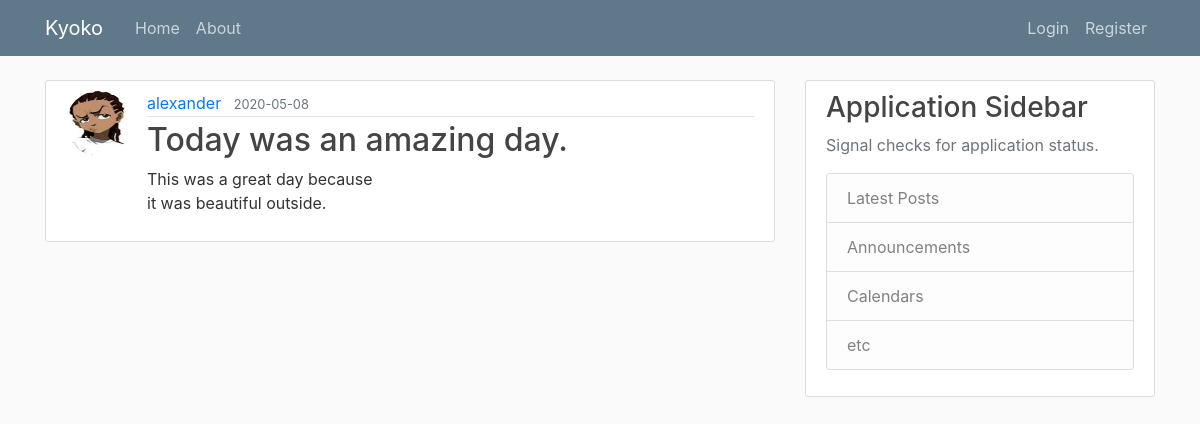
Page /home on the earlier database version.
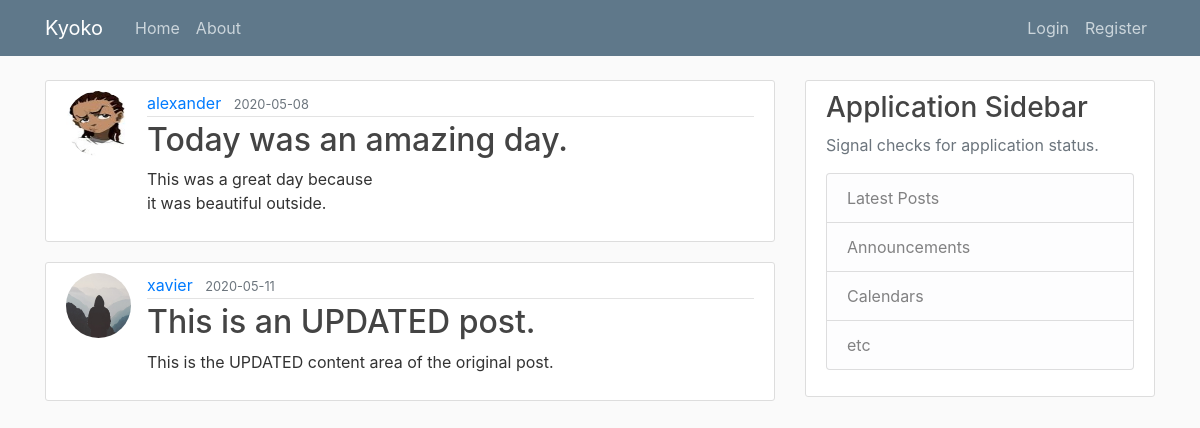
Same page on the later database version.
### helloflask/models.py (models this page shows, shortened)
class Post(db.Model):
    id = db.Column(db.Integer, primary_key=True)
    title = db.Column(db.String(100), nullable=False)
    date_posted = db.Column(db.DateTime, nullable=False, default=datetime.utcnow)
    content = db.Column(db.Text, nullable=False)
    user_id = db.Column(db.Integer, db.ForeignKey('user.id'), nullable=False)

class User(db.Model, UserMixin):
    id = db.Column(db.Integer, primary_key=True)
    username = db.Column(db.String(20), unique=True, nullable=False)
    email = db.Column(db.String(120), unique=True, nullable=False)
    image_file = db.Column(db.String(20), nullable=False, default= 'default.jpeg')
    password = db.Column(db.String(60), nullable=False)
    posts = db.relationship('Post', backref='author', lazy=True)

### helloflask/routes.py (the view)
@app.route("/") # This is a decorator or s fnction that wraps itself around another function.
@app.route("/home")
def home():
    posts = Post.query.all()
    return render_template('home.html', posts=posts)

### helloflask/templates/home.html
{% extends "layout.html" %}
{% block content %}
   {% for post in posts %}
    <article class="media content-section">
      <img class="rounded-circle article-img" src="{{ url_for('static', filename='profile_pics/' + post.author.image_file) }}">
      <div class="media-body">
       <div class="article-metadata">
         <a class="mr-2" href="#">{{ post.author.username }}</a>
         <small class="text-muted">{{ post.date_posted.strftime('%Y-%m-%d') }}</small>
       </div>
       <h2><a class="article-title" href="{{url_for('post', post_id=post.id) }}">{{ post.title }}</a></h2>
       <p class="article-content">{{ post.content }}</p>
      </div>
      </article>
    {% endfor %}
{% endblock content %}

### helloflask/templates/layout.html (shortened to what this page needs)
<!DOCTYPE html>
<html>
<head>
    <link rel="stylesheet" href="https://maxcdn.bootstrapcdn.com/bootstrap/4.0.0/css/bootstrap.min.css">
    <link rel="stylesheet" type="text/css" href="{{ url_for('static', filename='main.css') }}">
</head>
<body>
    <header class="site-header">
      <nav class="navbar navbar-expand-md navbar-dark bg-steel fixed-top">
        <div class="container">
          <a class="navbar-brand mr-4" href="/">Kyoko</a>
          <div class="collapse navbar-collapse" id="navbarToggle">
            <div class="navbar-nav mr-auto">
              <a class="nav-item nav-link" href="{{ url_for('home') }}">Home</a>
              <a class="nav-item nav-link" href="{{ url_for('about') }}">About</a>
            </div>
            <div class="navbar-nav">
                {% if current_user.is_authenticated %}
                  <a class="nav-item nav-link" href="{{ url_for('new_post') }}">New Post</a>
                  <a class="nav-item nav-link" href="{{ url_for('account') }}">Account</a>
                  <a class="nav-item nav-link" href="{{ url_for('logout') }}">Logout</a>
                {% else %}
                  <a class="nav-item nav-link" href="{{ url_for('login') }}">Login</a>
                  <a class="nav-item nav-link" href="{{ url_for('register') }}">Register</a>
                {% endif %}
            </div>
          </div>
        </div>
      </nav>
    </header>
    <main role="main" class="container">
      <div class="row">
        <div class="col-md-8">
          {% block content %}{% endblock %}
        </div>
        <div class="col-md-4">
          <div class="content-section">
            <h3>Application Sidebar</h3>
            <p class='text-muted'>Signal checks for application status.
              <ul class="list-group">
                <li class="list-group-item list-group-item-light">Latest Posts</li>
                <li class="list-group-item list-group-item-light">Announcements</li>
                <li class="list-group-item list-group-item-light">Calendars</li>
                <li class="list-group-item list-group-item-light">etc</li>
              </ul>
            </p>
          </div>
        </div>
      </div>
    </main>
</body>
</html>

### helloflask/static/main.css (style rules this page uses)
body { background: #fafafa; color: #333333; margin-top: 5rem; }
h1, h2, h3, h4, h5, h6 { color: #444444; }
.bg-steel { background-color: #5f788a; }
.site-header .navbar-nav .nav-link { color: #cbd5db; }
.content-section { background: #ffffff; padding: 10px 20px; border: 1px solid #dddddd; border-radius: 3px; margin-bottom: 20px; }
.article-title { color: #444444; }
.article-content { white-space: pre-line; }
.article-img { height: 65px; width: 65px; margin-right: 16px; }
.article-metadata { padding-bottom: 1px; margin-bottom: 4px; border-bottom: 1px solid #e3e3e3 }

Differences in the rows shown:
added Post: image_file (placeholder picture), author.username "xavier", date_posted "2020-05-11", title "This is an UPDATED post.", content "This is the UPDATED content area of the original post."
